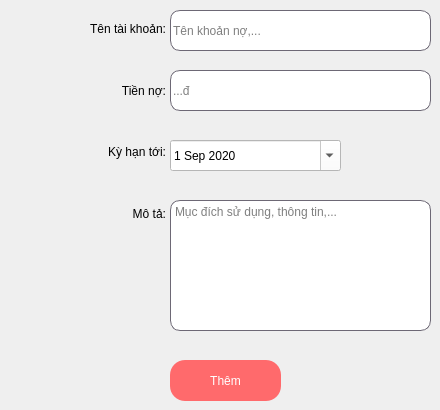
       <widget class="QWidget" name="tab_8">
        <attribute name="title">
         <string>Nợ</string>
        </attribute>
        <widget class="QLineEdit" name="lineEdit_p4_TenTaiKhoan_NO">
         <property name="geometry">
          <rect>
           <x>170</x>
           <y>10</y>
           <width>261</width>
           <height>41</height>
          </rect>
         </property>
         <property name="styleSheet">
          <string notr="true">font: 16pt &quot;Segoe UI&quot;;
background-color: rgb(255, 255, 255);

border-radius: 10px;
border: 1px solid #6d6875;</string>
         </property>
         <property name="placeholderText">
          <string>Tên khoản nợ,...</string>
         </property>
        </widget>
        <widget class="QLineEdit" name="lineEdit_p4_TienNo_NO">
         <property name="enabled">
          <bool>true</bool>
         </property>
         <property name="geometry">
          <rect>
           <x>170</x>
           <y>70</y>
           <width>261</width>
           <height>41</height>
          </rect>
         </property>
         <property name="styleSheet">
          <string notr="true">font: 16pt &quot;Segoe UI&quot;;
background-color: rgb(255, 255, 255);

border-radius: 10px;
border: 1px solid #6d6875;</string>
         </property>
         <property name="placeholderText">
          <string>...đ</string>
         </property>
         <property name="clearButtonEnabled">
          <bool>false</bool>
         </property>
        </widget>
        <widget class="QPushButton" name="btn_page4_ThemTK_NO">
         <property name="geometry">
          <rect>
           <x>170</x>
           <y>360</y>
           <width>111</width>
           <height>41</height>
          </rect>
         </property>
         <property name="styleSheet">
          <string notr="true">border-radius: 15px;
color: rgb(255, 255, 255);
background-color: rgb(255, 106, 108);
font: 75 15pt &quot;MS Shell Dlg 2&quot;;</string>
         </property>
         <property name="text">
          <string>Thêm</string>
         </property>
        </widget>
        <widget class="QTextEdit" name="textEdit_p4_MoTa_NO">
         <property name="geometry">
          <rect>
           <x>170</x>
           <y>200</y>
           <width>261</width>
           <height>131</height>
          </rect>
         </property>
         <property name="styleSheet">
          <string notr="true">background-color: rgb(255, 255, 255);
font: 13pt &quot;Segoe UI&quot;;

border-radius: 10px;
border: 1px solid #6d6875;</string>
         </property>
         <property name="placeholderText">
          <string>Mục đích sử dụng, thông tin,...</string>
         </property>
        </widget>
        <widget class="QDateEdit" name="dateEdit_p3_KyHan_NO">
         <property name="geometry">
          <rect>
           <x>170</x>
           <y>140</y>
           <width>171</width>
           <height>31</height>
          </rect>
         </property>
         <property name="styleSheet">
          <string notr="true">font: 75 18pt &quot;Segoe UI&quot;;
background-color: rgb(255, 255, 255);
color: rgb(0, 0, 0);</string>
         </property>
         <property name="alignment">
          <set>Qt::AlignLeading|Qt::AlignLeft|Qt::AlignVCenter</set>
         </property>
         <property name="currentSection">
          <enum>QDateTimeEdit::DaySection</enum>
         </property>
         <property name="calendarPopup">
          <bool>true</bool>
         </property>
         <property name="timeSpec">
          <enum>Qt::LocalTime</enum>
         </property>
         <property name="date">
          <date>
           <year>2020</year>
           <month>9</month>
           <day>1</day>
          </date>
         </property>
        </widget>
        <widget class="QWidget" name="layoutWidget">
         <property name="geometry">
          <rect>
           <x>50</x>
           <y>1</y>
           <width>116</width>
           <height>241</height>
          </rect>
         </property>
         <layout class="QVBoxLayout" name="verticalLayout_P4_tab1">
          <item>
           <widget class="QLabel" name="label_p4_TenTaiKhoan_NO">
            <property name="styleSheet">
             <string notr="true">font: 75 15pt &quot;Segoe UI&quot;;</string>
            </property>
            <property name="text">
             <string>&lt;html&gt;&lt;head/&gt;&lt;body&gt;&lt;p align=&quot;right&quot;&gt;Tên tài khoản:&lt;/p&gt;&lt;/body&gt;&lt;/html&gt;</string>
            </property>
           </widget>
          </item>
          <item>
           <widget class="QLabel" name="label_p4_TienNo_NO">
            <property name="styleSheet">
             <string notr="true">font: 75 15pt &quot;Segoe UI&quot;;</string>
            </property>
            <property name="text">
             <string>&lt;html&gt;&lt;head/&gt;&lt;body&gt;&lt;p align=&quot;right&quot;&gt;Tiền nợ:&lt;/p&gt;&lt;/body&gt;&lt;/html&gt;</string>
            </property>
           </widget>
          </item>
          <item>
           <widget class="QLabel" name="label_p4_KyHan_NO">
            <property name="styleSheet">
             <string notr="true">font: 75 15pt &quot;Segoe UI&quot;;</string>
            </property>
            <property name="text">
             <string>&lt;html&gt;&lt;head/&gt;&lt;body&gt;&lt;p align=&quot;right&quot;&gt;Kỳ hạn tới:&lt;/p&gt;&lt;/body&gt;&lt;/html&gt;</string>
            </property>
           </widget>
          </item>
          <item>
           <widget class="QLabel" name="label_p4_MoTa_NO">
            <property name="styleSheet">
             <string notr="true">font: 75 15pt &quot;Segoe UI&quot;;</string>
            </property>
            <property name="text">
             <string>&lt;html&gt;&lt;head/&gt;&lt;body&gt;&lt;p align=&quot;right&quot;&gt;Mô tả:&lt;/p&gt;&lt;/body&gt;&lt;/html&gt;</string>
            </property>
           </widget>
          </item>
         </layout>
        </widget>
       </widget>
